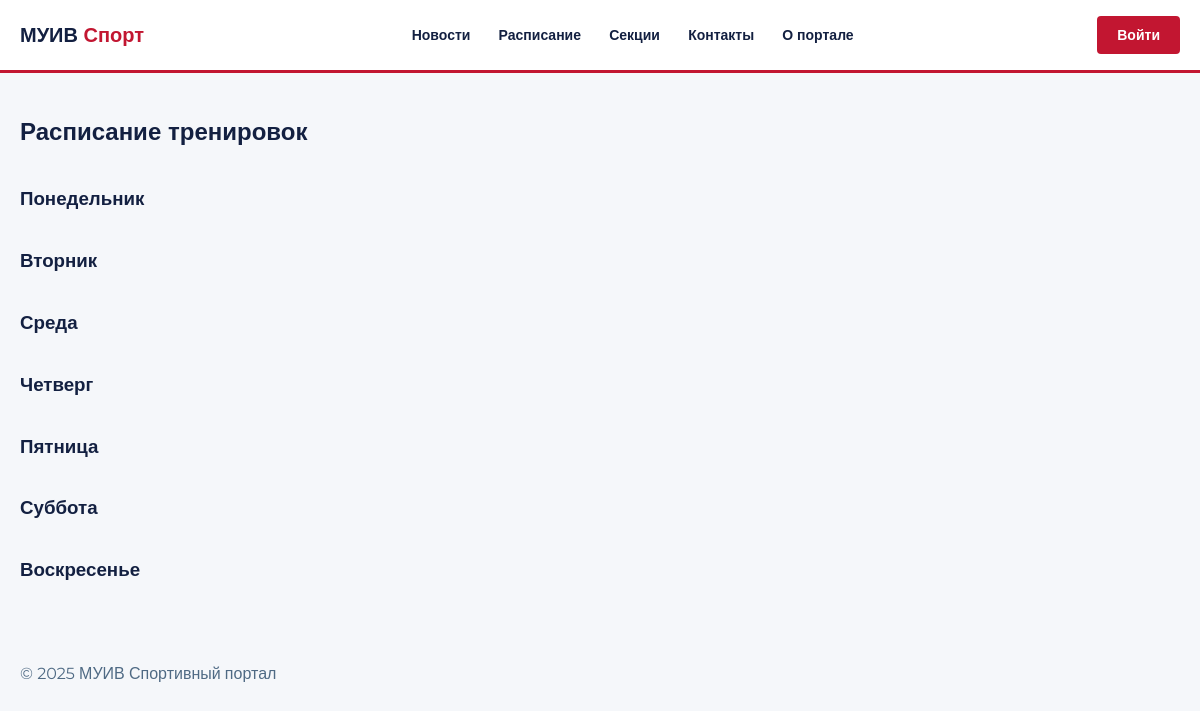
Page /schedule/ on the earlier database version.
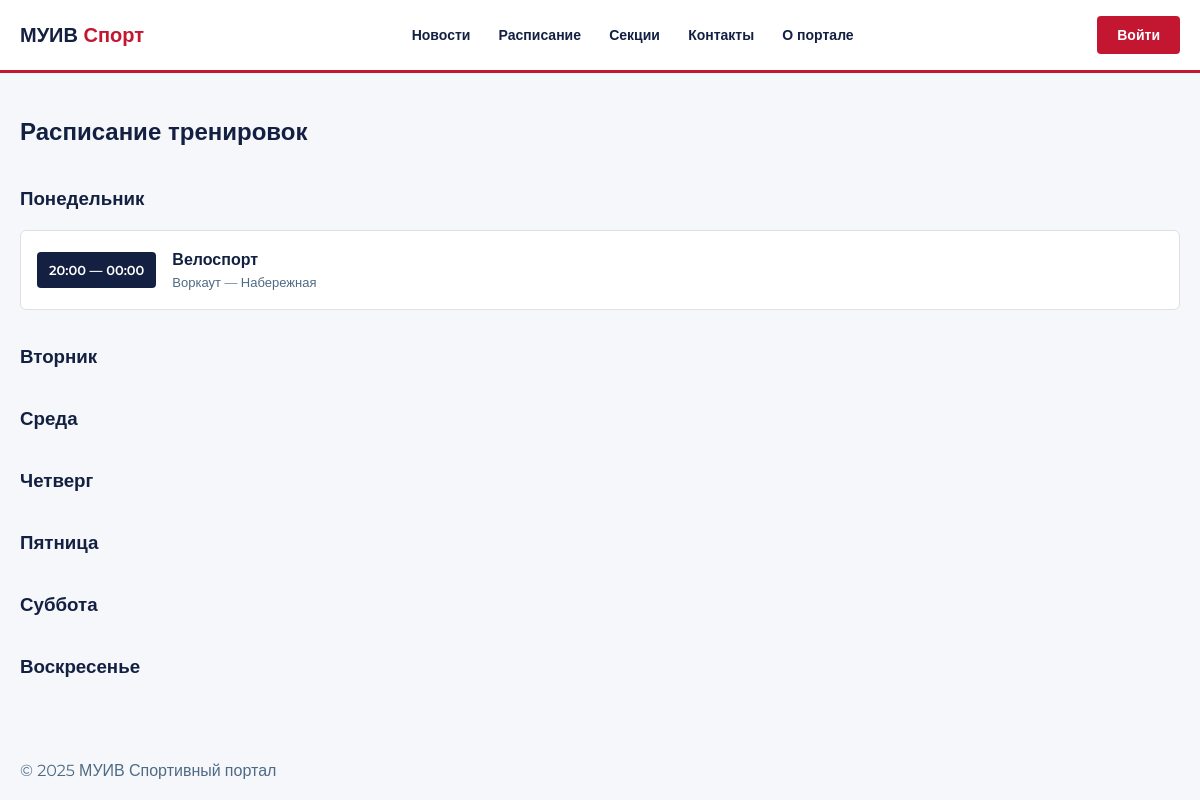
Same page on the later database version.
### main/models.py (models this page shows, shortened)
class Training(models.Model):
    DAYS = [
        ('mon', 'Понедельник'),
        ('tue', 'Вторник'),
        ('wed', 'Среда'),
        ('thu', 'Четверг'),
        ('fri', 'Пятница'),
        ('sat', 'Суббота'),
        ('sun', 'Воскресенье'),
    ]
    TYPES = [
        ('home',    'Индивидуальная'),
        ('gym',     'Тренажёрный зал'),
        ('section', 'Секция'),
        ('workout', 'Воркаут'),
    ]
    sport      = models.ForeignKey(Sport, on_delete=models.CASCADE, verbose_name='Вид спорта')
    type       = models.CharField(max_length=20, choices=TYPES, default='section', verbose_name='Тип')
    day        = models.CharField(max_length=3, choices=DAYS, verbose_name='День недели')
    time_start = models.TimeField(verbose_name='Начало')
    time_end   = models.TimeField(verbose_name='Конец')
    location   = models.CharField(max_length=200, blank=True, verbose_name='Место')
    capacity   = models.PositiveIntegerField(default=20, verbose_name='Мест всего')
    notes      = models.TextField(blank=True, verbose_name='Описание / задание')
    class Meta:
        verbose_name        = 'Тренировка'
        verbose_name_plural = 'Расписание'
        ordering            = ['day', 'time_start']

class Sport(models.Model):
    name        = models.CharField(max_length=100, verbose_name='Название')
    description = models.TextField(verbose_name='Описание')
    class Meta:
        verbose_name        = 'Вид спорта'
        verbose_name_plural = 'Виды спорта'
    def __str__(self):
        return self.name

### main/views.py (the view)
# urls.py: path('schedule/', views.schedule, name='schedule'),
def schedule(request):
    trainings = Training.objects.all()
    days = Training.DAYS
    return render(request, 'schedule.html', {
        'trainings': trainings,
        'days': days,
    })

### templates/schedule.html (shortened to what this page needs)
{% extends 'base.html' %}
{% block content %}
<div class="container" style="padding-top: 40px; padding-bottom: 60px;">
  <h2>Расписание тренировок</h2>
  {% for day_code, day_name in days %}
    <div style="margin-top: 32px;">
      <h3>{{ day_name }}</h3>
      {% for t in trainings %}
        {% if t.day == day_code %}
          <div style="background: var(--white); border: 1px solid var(--border); border-radius: 6px; padding: 16px; margin-top: 8px; display: flex; gap: 16px; align-items: center;">
            <div style="background: var(--dark); color: var(--white); border-radius: 4px; padding: 8px 12px; font-size: 13px; font-weight: 600; white-space: nowrap;">
              {{ t.time_start|time:"H:i" }} — {{ t.time_end|time:"H:i" }}
            </div>
            <div>
              <div style="font-weight: 600;">{{ t.sport }}</div>
              <div style="font-size: 13px; color: var(--muted);">{{ t.get_type_display }} — {{ t.location }}</div>
            </div>
          </div>
        {% endif %}
      {% endfor %}
    </div>
  {% endfor %}
</div>
{% endblock %}

Differences in the rows shown:
added Training: time_start "20:00", time_end "00:00", sport "Велоспорт", type "Воркаут", location "Набережная"
